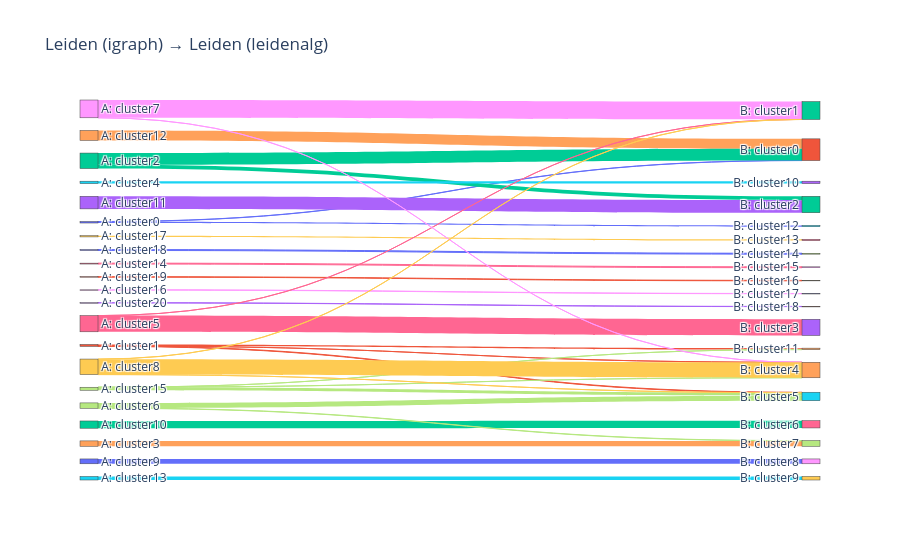

Notebook cell for this chart:
### Code cell
fig = sankey_two_clusterings(
    adata_scanpy.obs["leiden_igraph"], adata_scanpy.obs["leiden_leidenalg"],
    title="Leiden (igraph) → Leiden (leidenalg)"
)
fig.show()

### Figure 1 — Plotly figure (JSON) as saved in the notebook; plotly's stock layout.template omitted (floating-point values rounded to 4 significant figures)
{"data": [{"link": {"color": ["#636EFA", "#636EFA", "#EF553B", "#EF553B", "#EF553B", "#00CC96", "#AB63FA", "#FFA15A", "#19D3F3", "#FF6692", "#B6E880", "#B6E880", "#B6E880", "#FF97FF", "#FECB52", "#636EFA", "#EF553B", "#00CC96", "#00CC96", "#AB63FA", "#FFA15A", "#19D3F3", "#FF6692", "#FF6692", "#B6E880", "#B6E880", "#FF97FF", "#FF97FF", "#FECB52", "#FECB52", "#FECB52", "#636EFA"], "source": [0, 0, 1, 1, 1, 2, 3, 4, 5, 6, 7, 7, 7, 8, 9, 10, 11, 12, 12, 13, 14, 15, 16, 16, 17, 17, 18, 18, 19, 19, 19, 20], "target": [21, 25, 24, 34, 35, 36, 32, 21, 39, 28, 24, 34, 35, 30, 26, 27, 29, 21, 32, 31, 37, 23, 22, 33, 35, 37, 22, 34, 22, 34, 35, 38], "value": [14, 100, 112, 1, 36, 566, 982, 774, 276, 69, 1, 5, 228, 20, 96, 70, 35, 906, 301, 16, 420, 189, 1, 1263, 399, 22, 1385, 3, 8, 1201, 1, 378]}, "node": {"color": ["#636EFA", "#EF553B", "#00CC96", "#AB63FA", "#FFA15A", "#19D3F3", "#FF6692", "#B6E880", "#FF97FF", "#FECB52", "#636EFA", "#EF553B", "#00CC96", "#AB63FA", "#FFA15A", "#19D3F3", "#FF6692", "#B6E880", "#FF97FF", "#FECB52", "#636EFA", "#EF553B", "#00CC96", "#AB63FA", "#FFA15A", "#19D3F3", "#FF6692", "#B6E880", "#FF97FF", "#FECB52", "#636EFA", "#EF553B", "#00CC96", "#AB63FA", "#FFA15A", "#19D3F3", "#FF6692", "#B6E880", "#FF97FF", "#FECB52"], "label": ["A: cluster0", "A: cluster1", "A: cluster10", "A: cluster11", "A: cluster12", "A: cluster13", "A: cluster14", "A: cluster15", "A: cluster16", "A: cluster17", "A: cluster18", "A: cluster19", "A: cluster2", "A: cluster20", "A: cluster3", "A: cluster4", "A: cluster5", "A: cluster6", "A: cluster7", "A: cluster8", "A: cluster9", "B: cluster0", "B: cluster1", "B: cluster10", "B: cluster11", "B: cluster12", "B: cluster13", "B: cluster14", "B: cluster15", "B: cluster16", "B: cluster17", "B: cluster18", "B: cluster2", "B: cluster3", "B: cluster4", "B: cluster5", "B: cluster6", "B: cluster7", "B: cluster8", "B: cluster9"], "pad": 15, "thickness": 18}, "type": "sankey"}], "layout": {"font": {"size": 12}, "title": {"text": "Leiden (igraph) → Leiden (leidenalg)"}}}
